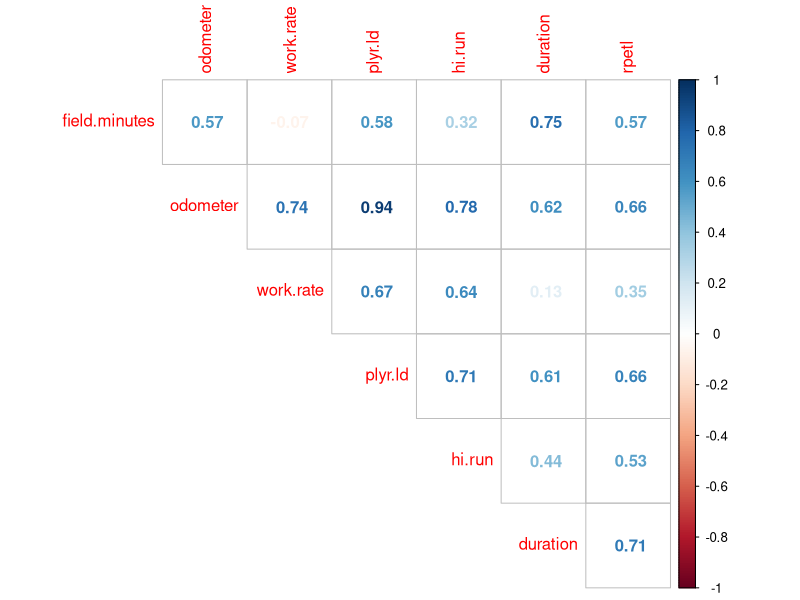
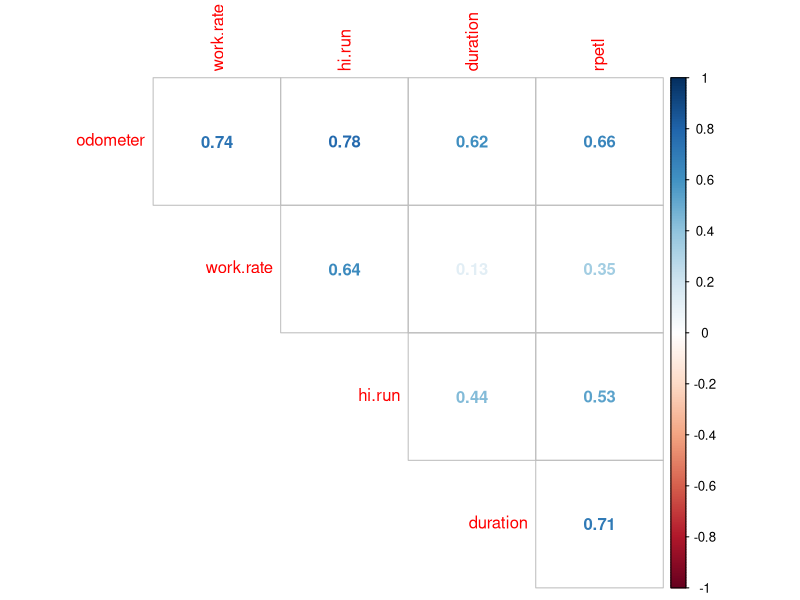
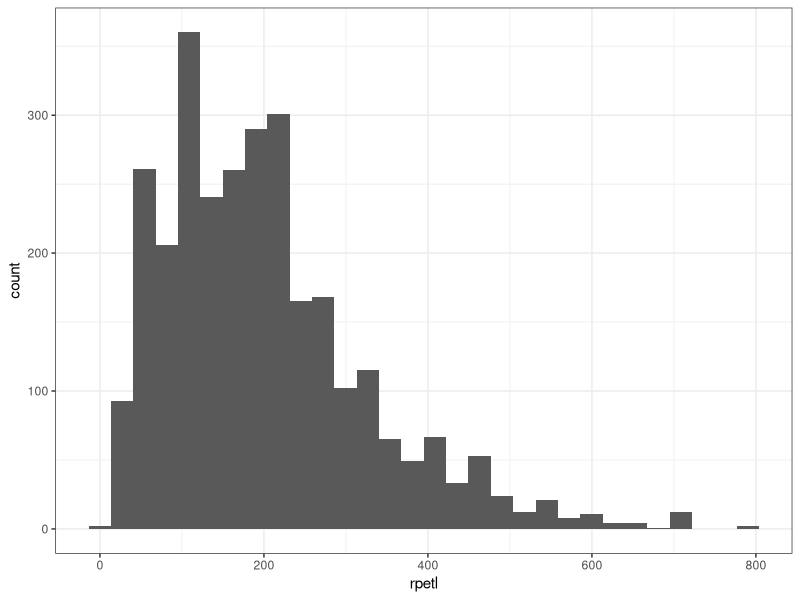
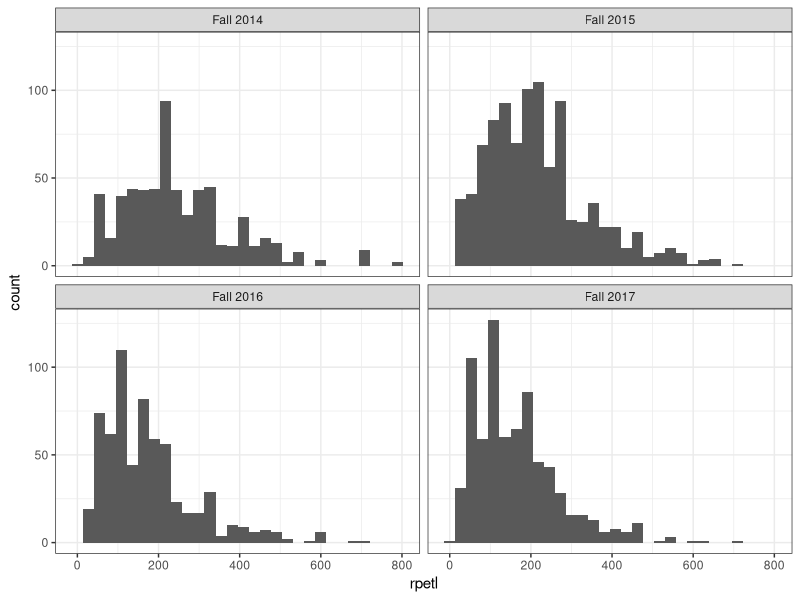
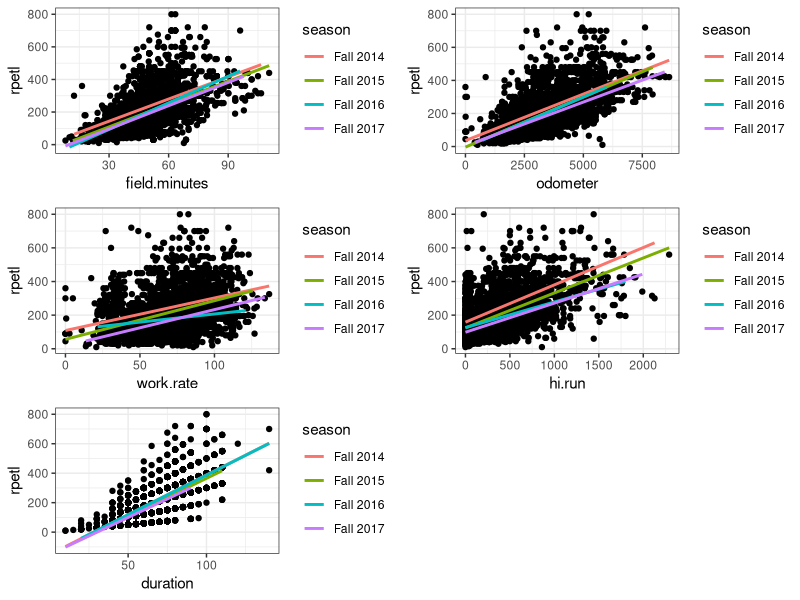
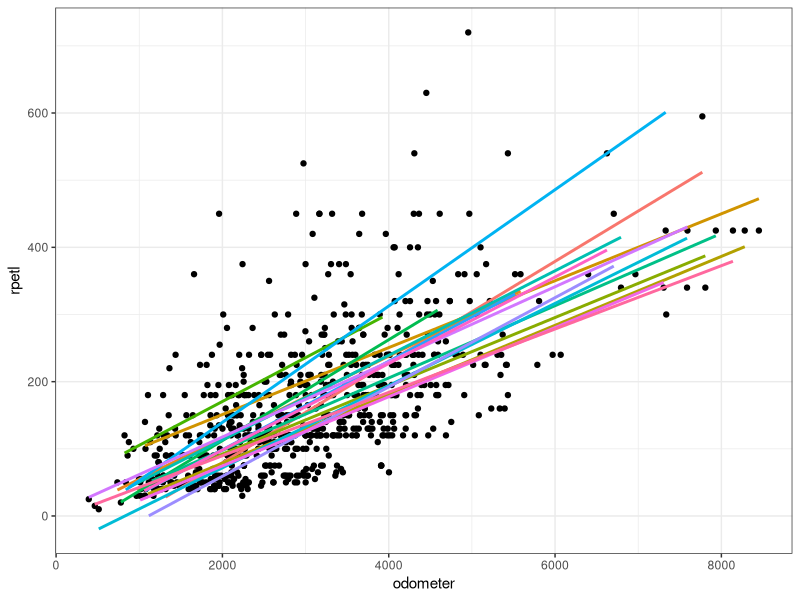
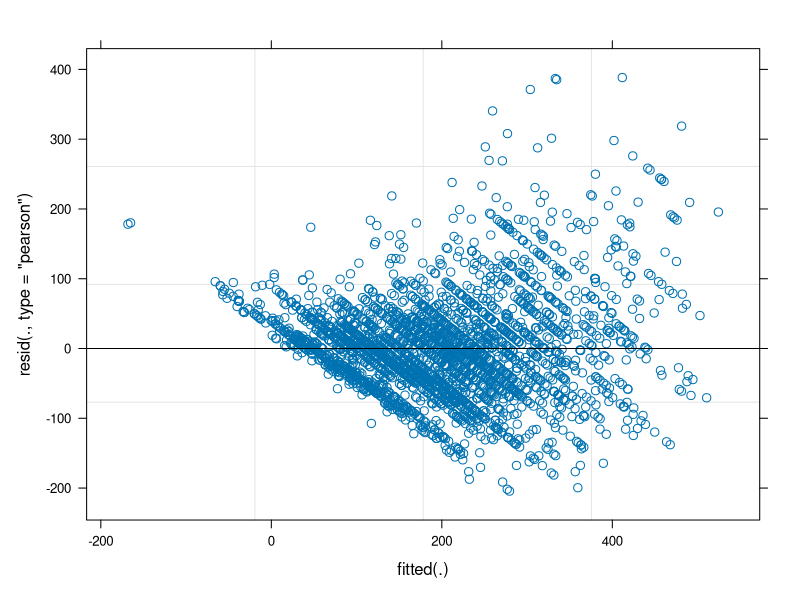
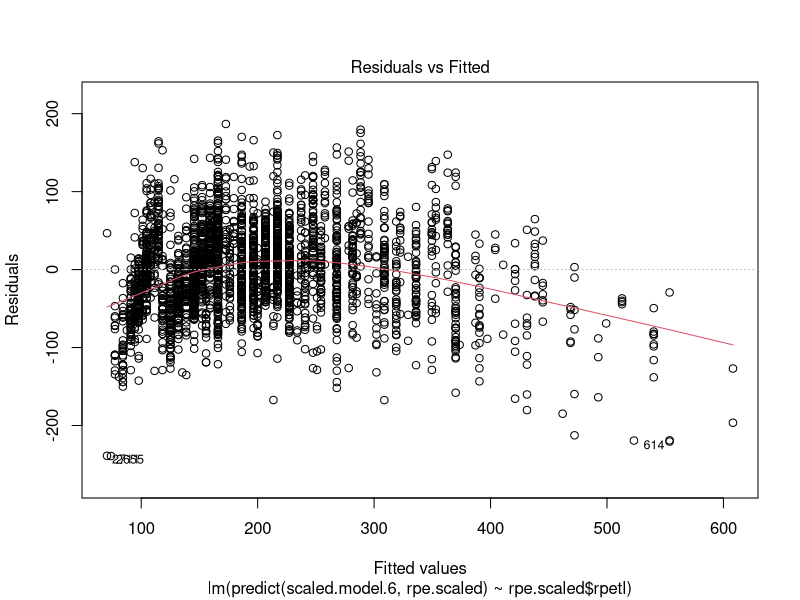

Here is the R script that generated these plots, in order:
## ---- chunk 1
library(data.table)
library(ggplot2)
library(knitr)
library(kableExtra)
library(dplyr)
library(corrplot)
library(lme4)
library(lubridate)
library(gridExtra)
library(caret)
## ---- chunk 2
rpe.data <- read.csv('prediction-data.csv')

rpe.data <- data.table(rpe.data)

rpe.data$date <- as.Date(rpe.data$date, format = '%m/%d/%Y')

as_tibble(rpe.data)

knitr::kable(rpe.data[1:10,])
## ---- chunk 3
# import the data
rpe.data <- read.csv("prediction-data.csv")

# convert the data to data.table format
rpe.data <- data.table(rpe.data)

# conver the date column to date format
rpe.data[, date := as.Date(date, format = "%m/%d/%Y")]

# Convert all predictor variables to numeric; this will save us a lot of heartache later
rpe.data[, c("field.minutes", "odometer", "work.rate", "plyr.ld", "hi.run", "duration") :=
           lapply(.SD, as.numeric), .SDcols = field.minutes:duration]

# visualize the correlation matrix from cor()
corrplot(corr = cor(rpe.data[, field.minutes:rpetl]), 
         method = "number", type = "upper", diag = FALSE)
## ---- chunk 4
# Drop player load from the data frame
rpe.data$plyr.ld <- NULL

# re-visualize the data
corrplot(corr = cor(rpe.data[, odometer:rpetl]), 
         method = "number", type = "upper", diag = FALSE)
## ---- chunk 5
# plot an overall histogram of the rpetl data
ggplot(rpe.data, aes(x = rpetl)) + geom_histogram() + theme_bw()

# plot individual histograms for each season
ggplot(rpe.data, aes(x = rpetl)) + geom_histogram() + facet_wrap(~season) + 
  theme_bw()
## ---- chunk 6
rpe.minutes <- ggplot(rpe.data, aes(x = field.minutes, y = rpetl)) + geom_point() + 
  geom_smooth(aes(colour = season), method = "lm", se = FALSE) + theme_bw()

rpe.odometer <- ggplot(rpe.data, aes(x = odometer, y = rpetl)) + geom_point() + 
  geom_smooth(aes(colour = season), method = "lm", se = FALSE) + theme_bw()

rpe.rate <- ggplot(rpe.data, aes(x = work.rate, y = rpetl)) + geom_point() + 
  geom_smooth(aes(colour = season), method = "lm", se = FALSE) + theme_bw()

rpe.hirun <- ggplot(rpe.data, aes(x = hi.run, y = rpetl)) + geom_point() + 
  geom_smooth(aes(colour = season), method = "lm", se = FALSE) + theme_bw()

rpe.duration <- ggplot(rpe.data, aes(x = duration, y = rpetl)) + geom_point() + 
  geom_smooth(aes(colour = season), method = "lm", se = FALSE) + theme_bw()

gridExtra::grid.arrange(rpe.minutes, rpe.odometer, rpe.rate, rpe.hirun, rpe.duration)
## ---- chunk 7
# Build the random intercept-only model
random.intercept.model <- lmer(rpetl ~ (1|season/athlete), 
                               data = rpe.data, REML = FALSE)

summary(random.intercept.model)
## ---- chunk 8
ggplot(rpe.data[season == "Fall 2017"], aes(x = odometer, y = rpetl)) + geom_point() + geom_smooth(aes(colour = athlete), method = "lm", se = FALSE) +
  theme_bw() + theme(legend.position = "none")
## ---- chunk 9
# Using update() to update statistical models
total.distance.model <- update(random.intercept.model, .~. + odometer)
## ---- chunk 10
# Compare models with the anova() command
anova(random.intercept.model, total.distance.model)
## ---- chunk 11
model.1 <- update(total.distance.model, .~. + work.rate)

model.2 <- update(model.1, .~. + hi.run)

model.3 <- update(model.2, .~. + field.minutes)

model.4 <- update(model.3, .~. + duration)

anova(total.distance.model, model.1, model.2, model.3, model.4)
## ---- chunk 12
model.5 <- update(model.4, .~. + season)

model.6 <- update(model.5, .~. + phase)

anova(model.4, model.5, model.6)
## ---- chunk 13
summary(model.6)
## ---- chunk 14
rpe.scaled <- rpe.data

# Create scaled versions of each of the fixed effects
# as.vector(scale()) is required as scale() normally returns a matrix
rpe.scaled[, c("field.minutes", "odometer", "work.rate", "hi.run", "duration") := 
             lapply(.SD, function(x) as.vector(scale(x))), 
           .SDcols = field.minutes:duration, by = season]
## ---- chunk 15
scaled.model.6 <- lmer(rpetl ~ (1|season/athlete) + odometer + work.rate + hi.run + 
                         field.minutes + duration + season + phase, 
                       data = rpe.scaled, REML = FALSE)

summary(scaled.model.6)
## ---- chunk 16
plot(scaled.model.6)

plot(lm(predict(scaled.model.6, rpe.scaled) ~ rpe.scaled$rpetl))
## ---- chunk 17
rpe.scaled[, log.rpetl := log(rpetl)]

final.model <- update(scaled.model.6, log.rpetl ~.)

summary(final.model)

plot(final.model)

plot(lm(predict(final.model, rpe.scaled) ~ rpe.scaled$log.rpetl))
